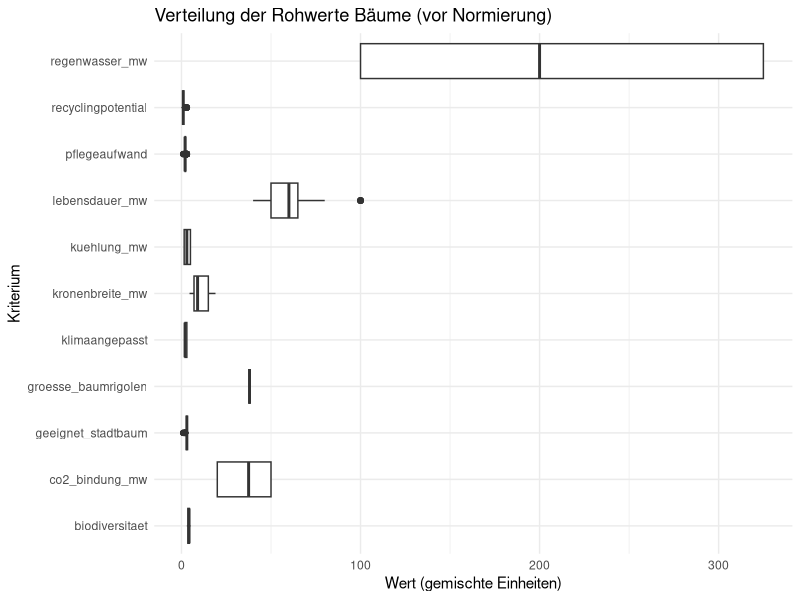
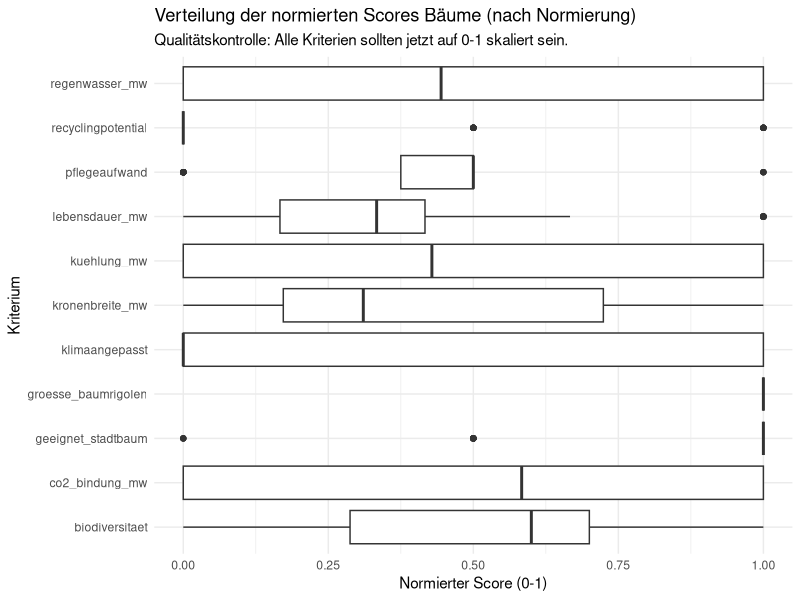
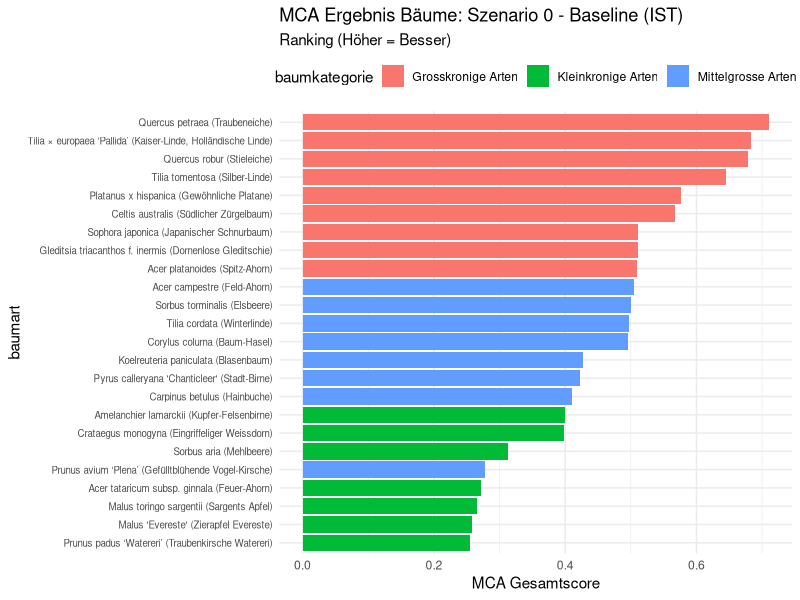
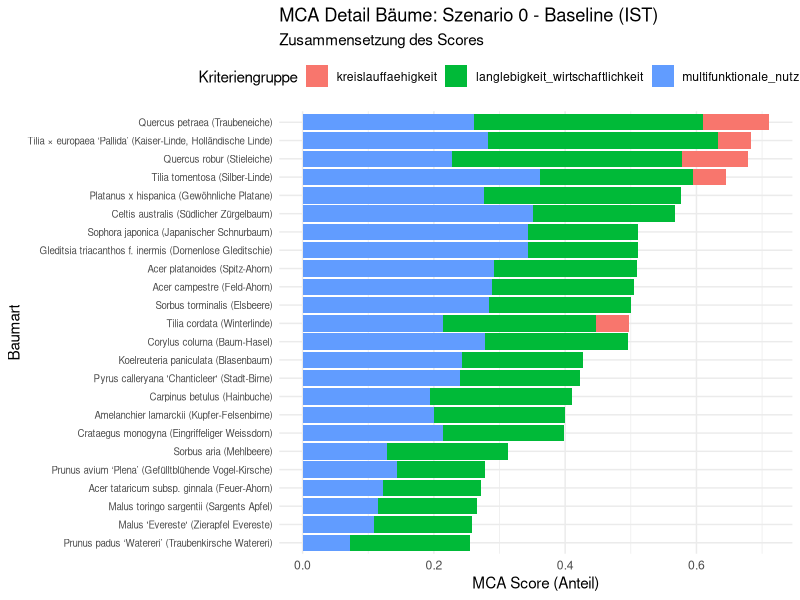
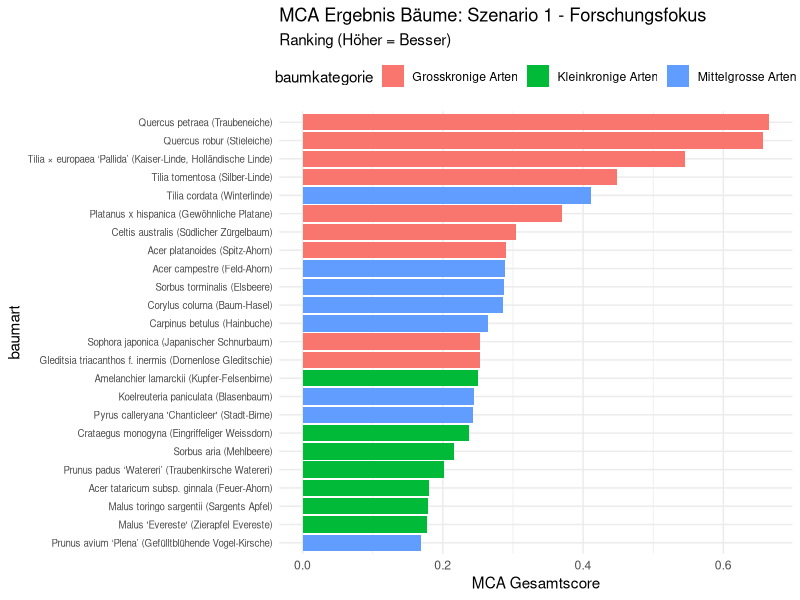
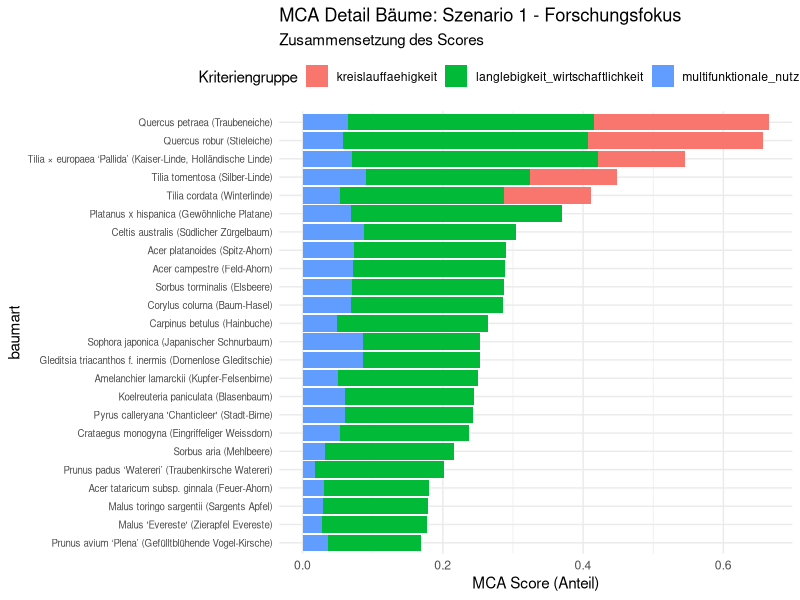
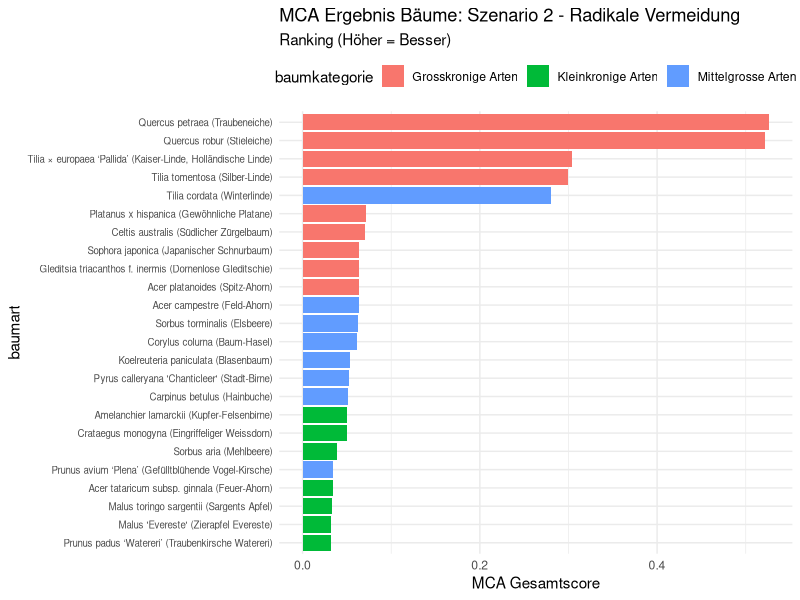
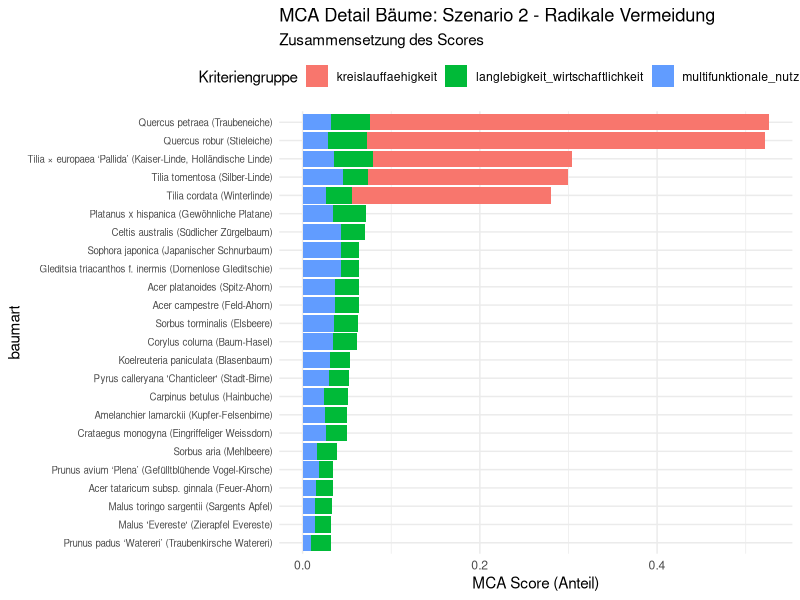

Write R code to recreate these figures, in order.
## ---- chunk 1
library(tidyverse)
library(readr)
library(ggplot2)
library(forcats)
library(tidytext)

# RAGG als Grafik-Gerät verwenden
options(quarto.graphics = "ragg")

## ---- chunk 2
# Liest die Rohdaten für die Bäume ein
df_baeume_raw <- read_delim(
  "01_data_input/Baeume_tidy.csv", delim = ";"
)

# Liest die Gewichtungen für alle vier Szenarien ein
weights_s0_raw <- read_delim(
  "01_data_input/Baeume_Gewichtung_Szenario0.csv",
  delim = ";"
)
weights_s1_raw <- read_delim(
  "01_data_input/Baeume_Gewichtung_Szenario1.csv",
  delim = ";"
)
weights_s2_raw <- read_delim(
  "01_data_input/Baeume_Gewichtung_Szenario2.csv",
  delim = ";"
)
weights_s3_raw <- read_delim(
  "01_data_input/Baeume_Gewichtung_Szenario3.csv",
  delim = ";"
)
## ---- chunk 3
# A. Bereinigung der Rohdaten (Baeume_tidy.csv)
# Wähle die relevanten Spalten aus (ggf. anpassen, falls du mehr/weniger Spalten hast)
df_baeume <- df_baeume_raw %>%
  select(baumkategorie, baumart, lebensdauer_mw:recyclingpotential) # Annahme der Spaltennamen

# B. Bereinigung der Gewichtungen (ALLE SZENARIEN)
df_weights_s0 <- weights_s0_raw %>%
  mutate(szenario = "Szenario 0: Baseline (IST)")
df_weights_s1 <- weights_s1_raw %>%
  mutate(szenario = "Szenario 1: Forschungsfokus")
df_weights_s2 <- weights_s2_raw %>%
  mutate(szenario = "Szenario 2: Radikale Vermeidung")
df_weights_s3 <- weights_s3_raw %>%
  mutate(szenario = "Szenario 3: Radikaler Lebenszyklus")

# Binden zu einer Tabelle und Gesamtgewicht berechnen
df_weights <- bind_rows(df_weights_s0, df_weights_s1, df_weights_s2, df_weights_s3) %>%
  mutate(
    gewicht = group_weight * within_group_weight
  ) %>%
  rename(
    bewertungskategorie = criterion_id
  ) %>%
  select(szenario, bewertungskategorie, gewicht, group_id)

print("--- Finale Gewichtungs-Tabelle Bäume (df_weights) ---")
print(df_weights, n = 52) # 4 Szenarien * 13 Zeilen (11 Kriterien + 2 leere)




## ---- chunk 4
# 3.1 Wide-to-Long: Transformation der Rohdaten
df_baeume_long <- df_baeume %>%
  pivot_longer(
    # --- ANGEPASSTE AUSWAHL FÜR BÄUME ---
    # Nimmt alle Spalten von lebensdauer_mw bis recyclingpotential
    cols = c(lebensdauer_mw:recyclingpotential),
    # ------------------------------------
    names_to = "bewertungskategorie",
    values_to = "wert"
  )

# 3.2 JOIN: Verknüpfung mit Gewichtungstabelle
df_baeume_joined <- df_baeume_long %>%
  left_join(df_weights,
            by = "bewertungskategorie",
            relationship = "many-to-many"
  )
## ---- chunk 5
# Boxplot der Rohwerte für Bäume
plot_rohwerte_baeume <- ggplot(df_baeume_joined, aes(x = bewertungskategorie, y = wert)) +
  geom_boxplot() +
  coord_flip() +
  labs(
    title = "Verteilung der Rohwerte Bäume (vor Normierung)",
    x = "Kriterium",
    y = "Wert (gemischte Einheiten)"
  ) +
  theme_minimal()

print(plot_rohwerte_baeume)
ggsave("02_export/plots/check_01_rohwerte_verteilung_baeume.png", plot = plot_rohwerte_baeume, width = 10, height = 7)


## ---- chunk 6
# 5.1 Definieren: Welche Baum-Kriterien sind 'schlechter', wenn sie 'höher' sind?
# --- ANGEPASSTE LISTE FÜR BÄUME ---
kriterien_lower_is_better_baeume <- c(
  "pflegeaufwand",
  "groesse_baumrigolen"
)
# ----------------------------------

# 5.2 Min-Max-Skalierung (Normierung)

# 5.2a: Min/Max-Werte berechnen
df_baeume_with_minmax <- df_baeume_joined %>%
  filter(!is.na(wert)) %>%
  filter(!is.na(gewicht)) %>% # Ignoriert Kriterien ohne Gewicht (wie 'umweltbelastung')
  group_by(bewertungskategorie) %>%
  mutate(
    min_wert = min(wert, na.rm = TRUE),
    max_wert = max(wert, na.rm = TRUE)
  ) %>%
  ungroup()

# Überprüfung Min/Max
df_min_max_summary_baeume <- df_baeume_with_minmax %>%
  select(bewertungskategorie, min_wert, max_wert) %>%
  distinct()

print("--- Min/Max-Werte pro Baum-Kriterium ---")
print(df_min_max_summary_baeume)

# 5.2b: Skalierung auf 0-1 berechnen
df_baeume_normalized <- df_baeume_with_minmax %>%
  mutate(
    score_normiert = case_when(
      (max_wert - min_wert) == 0 ~ 1,
      # --- ANGEPASST ---
      !(bewertungskategorie %in% kriterien_lower_is_better_baeume) ~ (wert - min_wert) / (max_wert - min_wert),
      bewertungskategorie %in% kriterien_lower_is_better_baeume ~ 1 - ((wert - min_wert) / (max_wert - min_wert))
      # ---------------
    )
  )
## ---- chunk 7
# Boxplot der normierten Scores für Bäume
plot_normiert_baeume <- ggplot(df_baeume_normalized, aes(x = bewertungskategorie, y = score_normiert)) +
  geom_boxplot() +
  coord_flip() +
  scale_y_continuous(limits = c(0, 1)) +
  labs(
    title = "Verteilung der normierten Scores Bäume (nach Normierung)",
    subtitle = "Qualitätskontrolle: Alle Kriterien sollten jetzt auf 0-1 skaliert sein.",
    x = "Kriterium",
    y = "Normierter Score (0-1)"
  ) +
  theme_minimal()

print(plot_normiert_baeume)
ggsave("02_export/plots/check_02_normierte_scores_baeume.png", plot = plot_normiert_baeume, width = 10, height = 7)

## ---- chunk 8
# 7.1 Berechnung des gewichteten Scores
df_mca_calculated_baeume <- df_baeume_normalized %>%
  mutate(
    MCA_score_kriterium = score_normiert * gewicht
  )

# 7.2 Aggregation pro Baum & Szenario
df_mca_total_baeume <- df_mca_calculated_baeume %>%
  group_by(szenario, baumkategorie, baumart) %>% # <-- Spaltennamen ggf. anpassen
  summarise(
    MCA_gesamtscore = sum(MCA_score_kriterium, na.rm = TRUE)
  ) %>%
  ungroup() %>%
  arrange(szenario, desc(MCA_gesamtscore))

print("--- MCA Gesamtergebnis Bäume (sortiert) ---")
print(df_mca_total_baeume, n = Inf) # n = Inf zeigt alle Zeilen

# ---
# NEU: Block 7.3 - Auswahl der Top 3 Bäume pro Szenario
# ---
N_BAEUME_AUSWAEHLEN <- 3

df_sieger_baeume <- df_mca_total_baeume %>%
  group_by(szenario) %>%
  slice_max(MCA_gesamtscore, n = N_BAEUME_AUSWAEHLEN) %>%
  ungroup() %>%
  arrange(szenario, desc(MCA_gesamtscore))

print(paste("--- Top", N_BAEUME_AUSWAEHLEN, "Bäume pro Szenario (für Artenvielfalt) ---"))
print(df_sieger_baeume, n = Inf)
# ----------------------------------------------------


## ---- chunk 9

#| label: fig-mca-plot-s0-lc
#| fig.width: 13
#| fig.height: 9
#| out.width: "95%"
#| dpi: 300

# --- Plot 1: Ranking ---
data_s0 <- df_mca_total_baeume %>% filter(szenario == "Szenario 0: Baseline (IST)")

plot_s0_rank <- ggplot(data_s0,
       aes(x = MCA_gesamtscore,
           # --- GEÄNDERT: Kleinbuchstaben ---
           y = fct_reorder(baumart, MCA_gesamtscore),
           fill = baumkategorie)) +
           # -------------------------------
  geom_col() +
  labs(
    title = "MCA Ergebnis Bäume: Szenario 0 - Baseline (IST)",
    subtitle = "Ranking (Höher = Besser)",
    x = "MCA Gesamtscore",
    # --- GEÄNDERT: Kleinbuchstaben ---
    y = "baumart",
    fill = "baumkategorie"
    # -------------------------------
  ) +
  theme_minimal() +
  theme(legend.position = "top", axis.text.y = element_text(size = 7))

print(plot_s0_rank)
ggsave("02_export/plots/mca_gesamtergebnis_s0_baeume.png",
       plot = plot_s0_rank, width = 13, height = 9, units = "in", dpi = 300)

# --- Plot 2: Stacked Detail ---
# --- Datenaufbereitung AUCH mit Kleinbuchstaben ---
df_mca_groups_baeume_plot <- df_mca_calculated_baeume %>%
  # Zuerst auf Kleinbuchstaben umbenennen
  rename(baumkategorie = baumkategorie, baumart = baumart) %>%
  group_by(szenario, baumkategorie, baumart, group_id) %>%
  summarise(gruppen_score = sum(MCA_score_kriterium, na.rm = TRUE), .groups = 'drop') %>%
  # Join mit df_mca_total_baeume (hat schon Kleinbuchstaben)
  left_join(df_mca_total_baeume, by = c("szenario", "baumkategorie", "baumart"))

data_s0_groups <- df_mca_groups_baeume_plot %>% filter(szenario == "Szenario 0: Baseline (IST)")
# ---------------------------------------------

plot_s0_stack <- ggplot(data_s0_groups,
       aes(x = gruppen_score,
           # --- GEÄNDERT: Kleinbuchstaben ---
           y = fct_reorder(baumart, MCA_gesamtscore),
           fill = group_id)) +
           # -------------------------------
  geom_col(position = "stack") +
  labs(
    title = "MCA Detail Bäume: Szenario 0 - Baseline (IST)",
    subtitle = "Zusammensetzung des Scores",
    x = "MCA Score (Anteil)",
    # --- GEÄNDERT: Kleinbuchstaben ---
    y = "Baumart",
    # -------------------------------
    fill = "Kriteriengruppe"
  ) +
  theme_minimal() +
  theme(legend.position = "top", axis.text.y = element_text(size = 7))

print(plot_s0_stack)
ggsave("02_export/plots/mca_detail_gruppen_s0_baeume.png",
       plot = plot_s0_stack, width = 13, height = 9, units = "in", dpi = 300)

## ---- chunk 10

#| label: fig-mca-plots-s1-lc
#| fig.width: 13
#| fig.height: 9
#| out.width: "95%"
#| dpi: 300

# --- Plot 1: Ranking ---
data_s1 <- df_mca_total_baeume %>% filter(szenario == "Szenario 1: Forschungsfokus")

plot_s1_rank <- ggplot(data_s1,
       aes(x = MCA_gesamtscore,
           y = fct_reorder(baumart, MCA_gesamtscore), # lc
           fill = baumkategorie)) + # lc
  geom_col() +
  labs(
    title = "MCA Ergebnis Bäume: Szenario 1 - Forschungsfokus",
    subtitle = "Ranking (Höher = Besser)",
    x = "MCA Gesamtscore", y = "baumart", fill = "baumkategorie" # lc
  ) +
  theme_minimal() +
  theme(legend.position = "top", axis.text.y = element_text(size = 7))

print(plot_s1_rank)
ggsave("02_export/plots/mca_gesamtergebnis_s1_baeume.png",
       plot = plot_s1_rank, width = 13, height = 9, units = "in", dpi = 300)

# --- Plot 2: Stacked Detail ---
data_s1_groups <- df_mca_groups_baeume_plot %>% filter(szenario == "Szenario 1: Forschungsfokus") # Uses df calculated above

plot_s1_stack <- ggplot(data_s1_groups,
       aes(x = gruppen_score,
           y = fct_reorder(baumart, MCA_gesamtscore), # lc
           fill = group_id)) +
  geom_col(position = "stack") +
  labs(
    title = "MCA Detail Bäume: Szenario 1 - Forschungsfokus",
    subtitle = "Zusammensetzung des Scores",
     x = "MCA Score (Anteil)", y = "baumart", fill = "Kriteriengruppe" # lc
  ) +
  theme_minimal() +
  theme(legend.position = "top", axis.text.y = element_text(size = 7))

print(plot_s1_stack)
ggsave("02_export/plots/mca_detail_gruppen_s1_baeume.png",
       plot = plot_s1_stack, width = 13, height = 9, units = "in", dpi = 300)
## ---- chunk 11
#| label: fig-mca-plots-s2-lc
#| fig.width: 13
#| fig.height: 9
#| out.width: "95%"
#| dpi: 300

# --- Plot 1: Ranking ---
data_s2 <- df_mca_total_baeume %>% filter(szenario == "Szenario 2: Radikale Vermeidung")

plot_s2_rank <- ggplot(data_s2,
       aes(x = MCA_gesamtscore,
           y = fct_reorder(baumart, MCA_gesamtscore), # lc
           fill = baumkategorie)) + # lc
  geom_col() +
  labs(
    title = "MCA Ergebnis Bäume: Szenario 2 - Radikale Vermeidung",
    subtitle = "Ranking (Höher = Besser)",
    x = "MCA Gesamtscore", y = "baumart", fill = "baumkategorie" # lc
  ) +
  theme_minimal() +
  theme(legend.position = "top", axis.text.y = element_text(size = 7))

print(plot_s2_rank)
ggsave("02_export/plots/mca_gesamtergebnis_s2_baeume.png",
       plot = plot_s2_rank, width = 13, height = 9, units = "in", dpi = 300)

# --- Plot 2: Stacked Detail ---
data_s2_groups <- df_mca_groups_baeume_plot %>% filter(szenario == "Szenario 2: Radikale Vermeidung") # Uses df calculated above

plot_s2_stack <- ggplot(data_s2_groups,
       aes(x = gruppen_score,
           y = fct_reorder(baumart, MCA_gesamtscore), # lc
           fill = group_id)) +
  geom_col(position = "stack") +
  labs(
    title = "MCA Detail Bäume: Szenario 2 - Radikale Vermeidung",
    subtitle = "Zusammensetzung des Scores",
    x = "MCA Score (Anteil)", y = "baumart", fill = "Kriteriengruppe" # lc
  ) +
  theme_minimal() +
  theme(legend.position = "top", axis.text.y = element_text(size = 7))

print(plot_s2_stack)
ggsave("02_export/plots/mca_detail_gruppen_s2_baeume.png",
       plot = plot_s2_stack, width = 13, height = 9, units = "in", dpi = 300)
## ---- chunk 12

#| label: fig-mca-plots-s3-lc
#| fig.width: 13
#| fig.height: 9
#| out.width: "95%"
#| dpi: 300

# --- Plot 1: Ranking ---
data_s3 <- df_mca_total_baeume %>% filter(szenario == "Szenario 3: Radikaler Lebenszyklus")

plot_s3_rank <- ggplot(data_s3,
       aes(x = MCA_gesamtscore,
           y = fct_reorder(baumart, MCA_gesamtscore), # lc
           fill = baumkategorie)) + # lc
  geom_col() +
  labs(
    title = "MCA Ergebnis Bäume: Szenario 3 - Radikaler Lebenszyklus",
    subtitle = "Ranking (Höher = Besser)",
     x = "MCA Gesamtscore", y = "Baumart", fill = "Baumkategorie" # lc
  ) +
  theme_minimal() +
  theme(legend.position = "top", axis.text.y = element_text(size = 7))

print(plot_s3_rank)
ggsave("02_export/plots/mca_gesamtergebnis_s3_baeume.png",
       plot = plot_s3_rank, width = 13, height = 9, units = "in", dpi = 300)

# --- Plot 2: Stacked Detail ---
data_s3_groups <- df_mca_groups_baeume_plot %>% filter(szenario == "Szenario 3: Radikaler Lebenszyklus") # Uses df calculated above

plot_s3_stack <- ggplot(data_s3_groups,
       aes(x = gruppen_score,
           y = fct_reorder(baumart, MCA_gesamtscore), # lc
           fill = group_id)) +
  geom_col(position = "stack") +
  labs(
    title = "MCA Detail Bäume: Szenario 3 - Radikaler Lebenszyklus",
    subtitle = "Zusammensetzung des Scores",
     x = "MCA Score (Anteil)", y = "Baumart", fill = "Kriteriengruppe" # lc
  ) +
  theme_minimal() +
  theme(legend.position = "top", axis.text.y = element_text(size = 7))

print(plot_s3_stack)
ggsave("02_export/plots/mca_detail_gruppen_s3_baeume.png",
       plot = plot_s3_stack, width = 13, height = 9, units = "in", dpi = 300)
